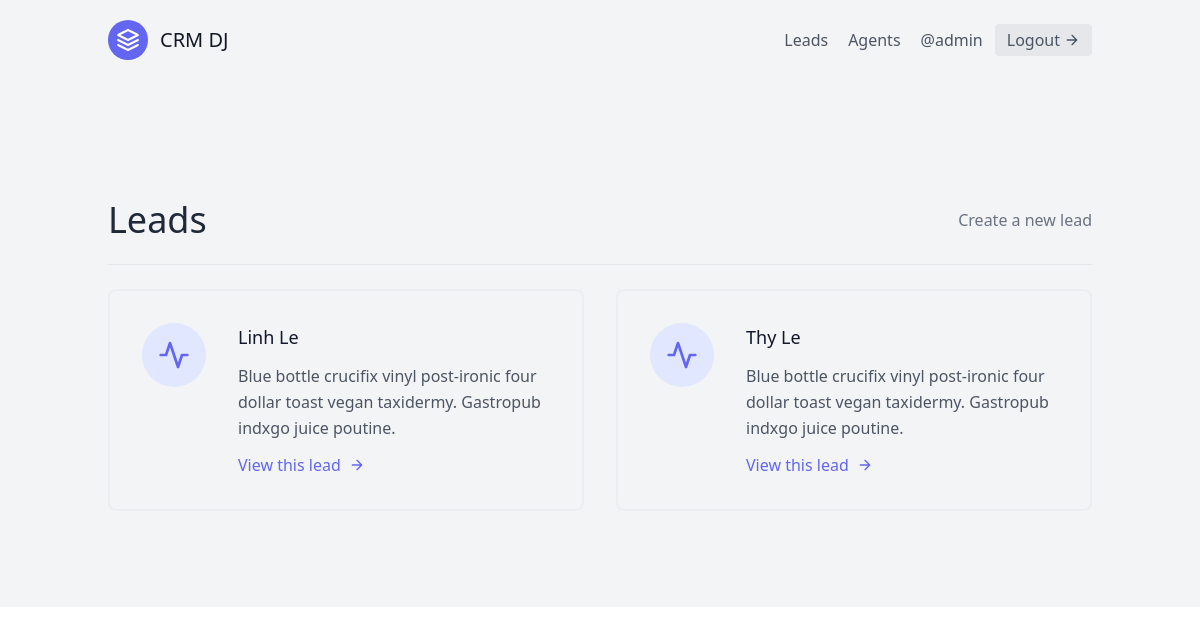
Before: /leads/ (signed in) with the older database file.
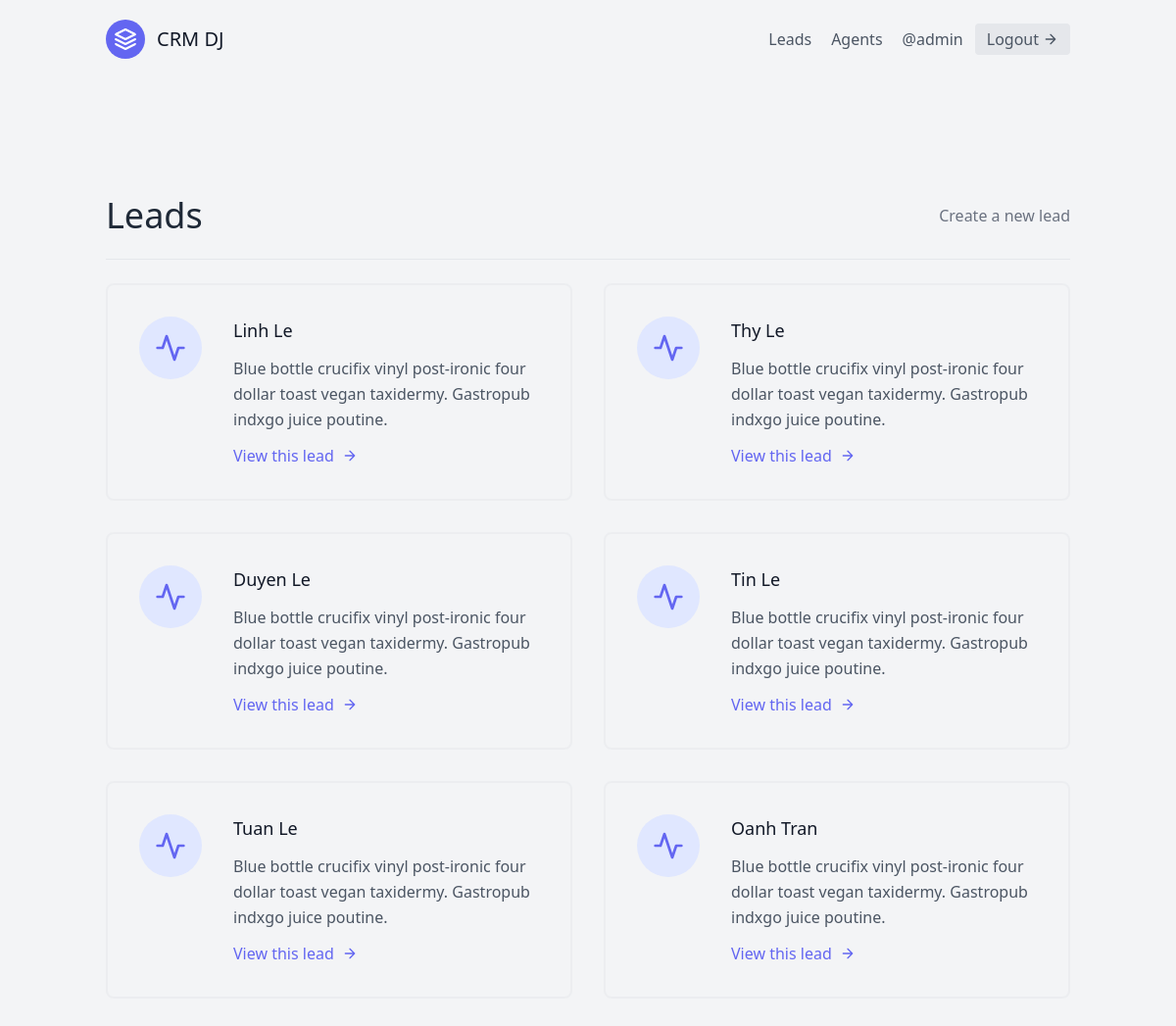
After: the same page with the newer database file.
### leads/models.py (models this page shows, shortened)
class User(AbstractUser):
    pass

class Lead(models.Model):
    first_name = models.CharField(max_length=20)
    last_name = models.CharField(max_length=20)
    age = models.IntegerField(default=0)
    agent = models.ForeignKey("Agent", on_delete=models.CASCADE)

### leads/views.py (the view)
# urls.py: path('', LeadListView.as_view(), name="lead-list"),
class LeadListView(LoginRequiredMixin, generic.ListView):
    template_name = "leads/lead_list.html"
    queryset = Lead.objects.all()
    context_object_name = "leads"

### leads/templates/leads/lead_list.html (shortened to what this page needs)
{% extends 'base.html' %}
{% block content %}
<section class="text-gray-600 body-font">
    <div class="container px-5 py-24 mx-auto flex flex-wrap">
        <div class="w-full mb-6 py-6 flex justify-between items-center border-b border-gray-200">
            <div>
                <h1 class="text-4xl text-gray-800">Leads</h1>
            </div>
            <div>
                <a class="text-gray-500 hover:text-blue-500" href="{% url 'leads:create' %}">Create a new lead</a>
            </div>
        </div>
        <div class="flex flex-wrap -m-4">
            {% for lead in leads %}
                <div class="p-4 lg:w-1/2 md:w-full">
                    <div class="flex border-2 rounded-lg border-gray-200 border-opacity-50 p-8 sm:flex-row flex-col">
                        <div
                            class="w-16 h-16 sm:mr-8 sm:mb-0 mb-4 inline-flex items-center justify-center rounded-full bg-indigo-100 text-indigo-500 flex-shrink-0">
                            <svg fill="none" stroke="currentColor" stroke-linecap="round" stroke-linejoin="round"
                                stroke-width="2" class="w-8 h-8" viewBox="0 0 24 24">
                                <path d="M22 12h-4l-3 9L9 3l-3 9H2"></path>
                            </svg>
                        </div>
                        <div class="flex-grow">
                            <h2 class="text-gray-900 text-lg title-font font-medium mb-3">
                                {{lead.first_name}} {{lead.last_name}}
                            </h2>
                            <p class="leading-relaxed text-base">
                                Blue bottle crucifix vinyl post-ironic four dollar toast
                                vegan taxidermy. Gastropub indxgo juice poutine.
                            </p>
                            <a href="{% url 'leads:detail' lead.pk %}" class="mt-3 text-indigo-500 inline-flex items-center">
                                View this lead
                                <svg fill="none" stroke="currentColor" stroke-linecap="round" stroke-linejoin="round"
                                    stroke-width="2" class="w-4 h-4 ml-2" viewBox="0 0 24 24">
                                    <path d="M5 12h14M12 5l7 7-7 7"></path>
                                </svg>
                            </a>
                        </div>
                    </div>
                </div>
            {% endfor %}
        </div>
    </div>
</section>
{% endblock content %}

### templates/base.html (shortened to what this page needs)
{% load static %}
<!DOCTYPE html>
<html lang="en">
<head>
    <link href="{% static 'css/styles.css' %}" rel="stylesheet"/>
    <script src="https://cdn.tailwindcss.com"></script>
</head>
<body>
    <div class="max-w-7xl mx-auto bg-gray-100">
        {% include 'navbar.html' %}
        {% block content %}
        {% endblock content %}
    </div>
</body>
</html>

### templates/navbar.html (shortened to what this page needs)
<header class="text-gray-600 body-font">
    <div class="container mx-auto flex flex-wrap p-5 flex-col md:flex-row items-center">
        <a href="{% url 'landing-page' %}" class="flex title-font font-medium items-center text-gray-900 mb-4 md:mb-0">
            <svg xmlns="http://www.w3.org/2000/svg" fill="none" stroke="currentColor" stroke-linecap="round"
                stroke-linejoin="round" stroke-width="2" class="w-10 h-10 text-white p-2 bg-indigo-500 rounded-full"
                viewBox="0 0 24 24">
                <path d="M12 2L2 7l10 5 10-5-10-5zM2 17l10 5 10-5M2 12l10 5 10-5"></path>
            </svg>
            <span class="ml-3 text-xl">CRM DJ</span>
        </a>
        <nav class="md:ml-auto flex flex-wrap items-center text-base justify-center">
            <a href="{% url 'leads:lead-list' %}" class="mr-5 hover:text-gray-900">Leads</a>
            <a href="{% url 'agents:agent-list' %}" class="mr-5 hover:text-gray-900">Agents</a>
        </nav>
        {% if request.user.is_authenticated %}
            @{{request.user.username}}
            <a href="{% url 'logout' %}"
                class="ml-3 inline-flex items-center bg-gray-200 border-0 py-1 px-3 focus:outline-none hover:bg-gray-200 rounded text-base mt-4 md:mt-0">
                Logout
                <svg fill="none" stroke="currentColor" stroke-linecap="round" stroke-linejoin="round" stroke-width="2"
                    class="w-4 h-4 ml-1" viewBox="0 0 24 24">
                    <path d="M5 12h14M12 5l7 7-7 7"></path>
                </svg>
            </a>
        {% endif %}
    </div>
</header>

### templates/scripts.html (shortened to what this page needs)
{% load static %}

Changed rows visible on the page:
added Lead: first_name "Duyen", last_name "Le"
added Lead: first_name "Tin", last_name "Le"
added Lead: first_name "Tuan", last_name "Le"
added Lead: first_name "Oanh", last_name "Tran"
